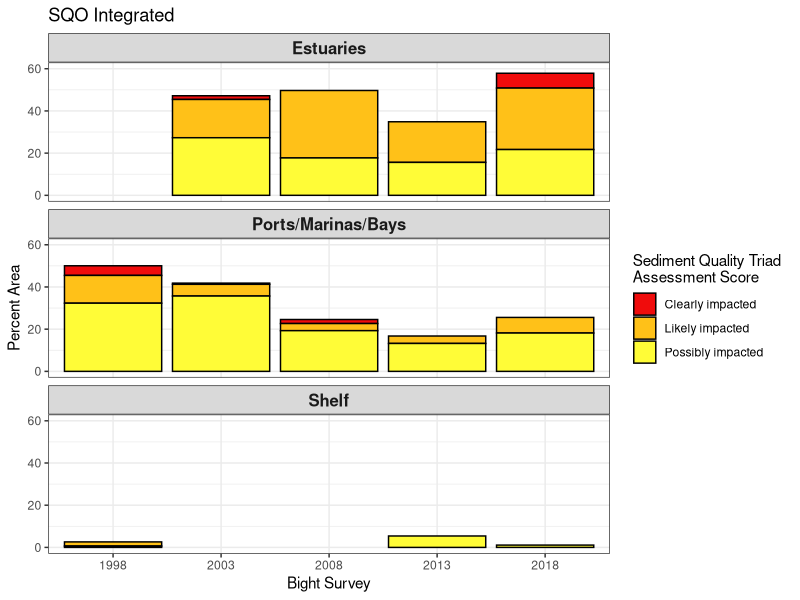
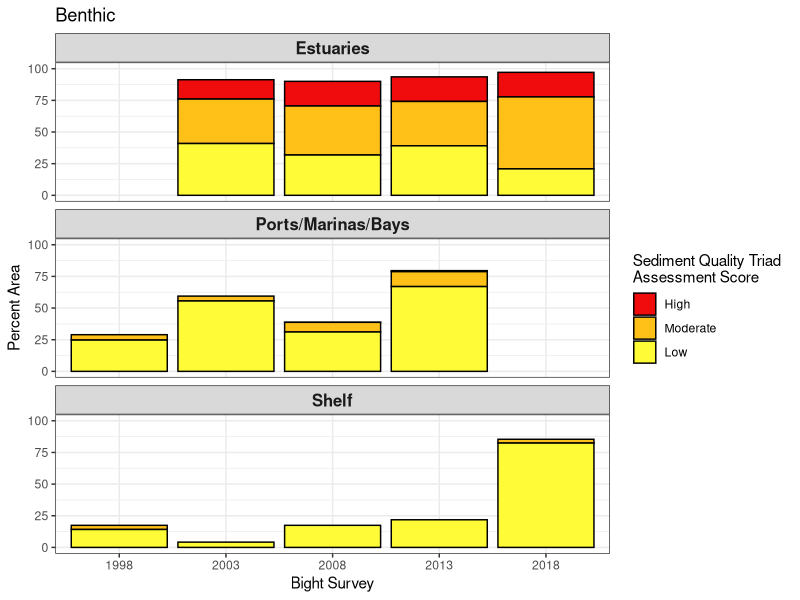
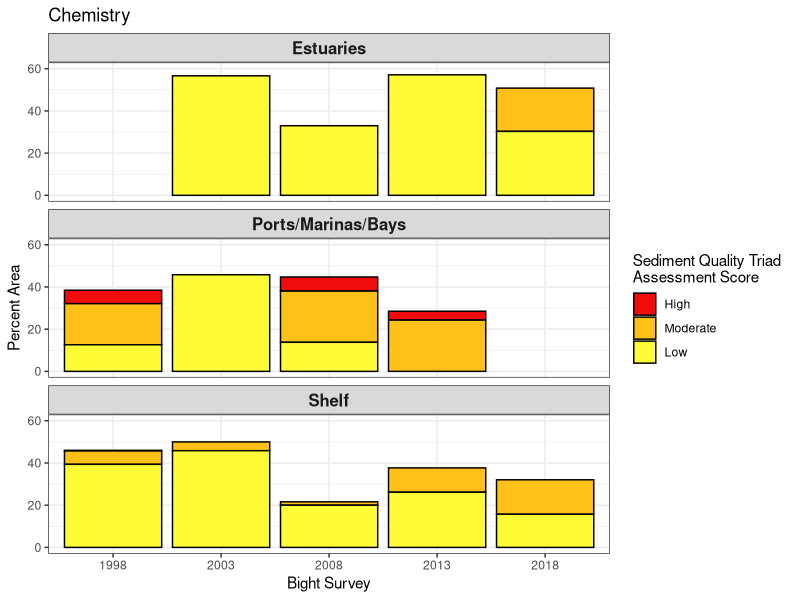
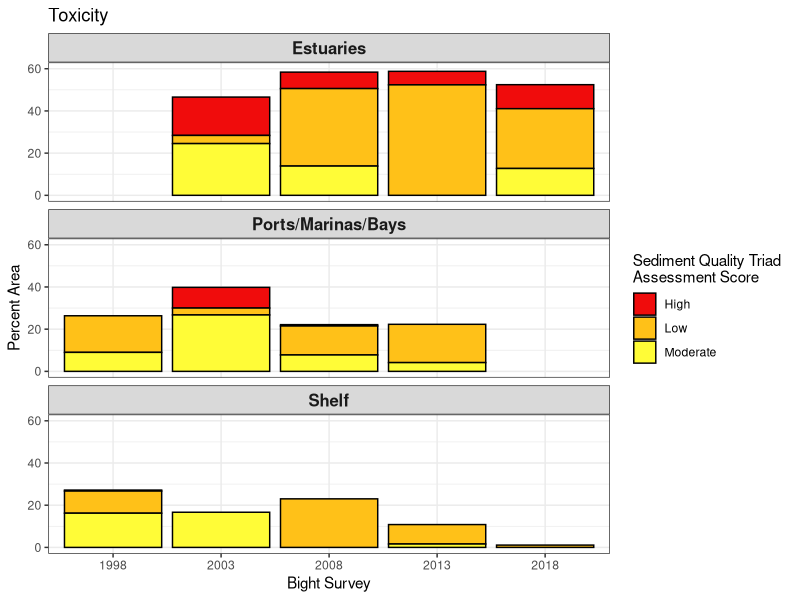

These charts were generated, in order, by the following R code:
library(tidyverse)

mloe_data <- read_csv("Bight_MLOE_98-18.csv", show_col_types = FALSE) %>%
    pivot_wider(names_from = "LOE",
        values_from = c("Score", "Category")) %>%
    select("StationID",
        "Survey",
        "Strata",
        "TrendStrata",
        "AreaWeight",
        "Category_Benthic",
        "Category_Chemistry",
        "Category_SQO Integrated",
        "Category_Toxicity") %>%
    rename(
        Benthic = Category_Benthic,
        Chemistry = Category_Chemistry,
        SQO_Integrated = "Category_SQO Integrated",
        Toxicity = Category_Toxicity) %>%
    filter(SQO_Integrated != "NA")


### Calculate the percent area for each strata
total_area_weight <- mloe_data %>%
    group_by(TrendStrata, Survey) %>%
    summarise(Total_Area_Weight = sum(AreaWeight)) %>%
    as_tibble()

mloe_data <- add_column(mloe_data, "Percent_Area_Weight" =
    rep(0, nrow(mloe_data)))

for (i in seq_len(nrow(mloe_data))) {
    total_area_weight_group <- total_area_weight %>%
        filter(TrendStrata == mloe_data[[i, "TrendStrata"]]) %>%
        filter(Survey == mloe_data[[i, "Survey"]])

    total_area_weight_group <- total_area_weight_group[[1, "Total_Area_Weight"]]

    mloe_data[i, "Percent_Area_Weight"] <- mloe_data[i, "AreaWeight"] /
        total_area_weight_group
}

### triad score plot
mloe_data_plot <- mloe_data %>%
    filter(TrendStrata == "Ports/Marinas/Bays" |
        TrendStrata == "Estuaries" |
        TrendStrata == "Shelf") %>%
    filter(SQO_Integrated == "Possibly impacted" |
        SQO_Integrated == "Likely impacted" |
        SQO_Integrated == "Clearly impacted") %>%
    mutate(Survey = as_factor(Survey)) %>%
    mutate(SQO_Integrated = factor(SQO_Integrated,
        levels = c("Clearly impacted",
            "Likely impacted",
            "Possibly impacted"))) %>%
    group_by(TrendStrata, SQO_Integrated, Survey) %>%
    summarise(Percent_Area = sum(Percent_Area_Weight) * 100)

ggplot(mloe_data_plot, aes(fill = SQO_Integrated,
        y = Percent_Area,
        x = Survey)) +
    geom_bar(position = "stack", stat = "identity", color = "black") +
    facet_wrap(vars(TrendStrata), ncol = 1) +
    ylim(0, 60) +
    scale_fill_manual(values = c("#f00c0c", "#ffc118", "#fffc37")) +
    xlab("Bight Survey") +
    ylab("Percent Area") +
    labs(fill = "Sediment Quality Triad \nAssessment Score") +
    ggtitle("SQO Integrated") +
    theme_bw() +
    theme(strip.text.x = element_text(size = 12, face = "bold"))


### benthic score plot
mloe_data_plot <- mloe_data %>%
    filter(TrendStrata == "Ports/Marinas/Bays" |
        TrendStrata == "Estuaries" |
        TrendStrata == "Shelf") %>%
    filter(Benthic == "High" |
        Benthic == "Moderate" |
        Benthic == "Low") %>%
    mutate(Survey = as_factor(Survey)) %>%
    mutate(Benthic = factor(Benthic,
        levels = c("High",
            "Moderate",
            "Low"))) %>%
    group_by(TrendStrata, Benthic, Survey) %>%
    summarise(Percent_Area = sum(Percent_Area_Weight) * 100)

ggplot(mloe_data_plot, aes(fill = Benthic,
        y = Percent_Area,
        x = Survey)) +
    geom_bar(position = "stack", stat = "identity", color = "black") +
    facet_wrap(vars(TrendStrata), ncol = 1) +
    ylim(0, 100) +
    scale_fill_manual(values = c("#f00c0c", "#ffc118", "#fffc37")) +
    xlab("Bight Survey") +
    ylab("Percent Area") +
    labs(fill = "Sediment Quality Triad \nAssessment Score") +
    ggtitle("Benthic") +
    theme_bw() +
    theme(strip.text.x = element_text(size = 12, face = "bold"))

### chemistry score plot
mloe_data_plot <- mloe_data %>%
    filter(TrendStrata == "Ports/Marinas/Bays" |
        TrendStrata == "Estuaries" |
        TrendStrata == "Shelf") %>%
    filter(Chemistry == "High" |
        Chemistry == "Moderate" |
        Chemistry == "Low") %>%
    mutate(Survey = as_factor(Survey)) %>%
    mutate(Chemistry = factor(Chemistry,
        levels = c("High",
            "Moderate",
            "Low"))) %>%
    group_by(TrendStrata, Chemistry, Survey) %>%
    summarise(Percent_Area = sum(Percent_Area_Weight) * 100)

ggplot(mloe_data_plot, aes(fill = Chemistry,
        y = Percent_Area,
        x = Survey)) +
    geom_bar(position = "stack", stat = "identity", color = "black") +
    facet_wrap(vars(TrendStrata), ncol = 1) +
    ylim(0, 60) +
    scale_fill_manual(values = c("#f00c0c", "#ffc118", "#fffc37")) +
    xlab("Bight Survey") +
    ylab("Percent Area") +
    labs(fill = "Sediment Quality Triad \nAssessment Score") +
    ggtitle("Chemistry") +
    theme_bw() +
    theme(strip.text.x = element_text(size = 12, face = "bold"))


### toxicity score plot
mloe_data_plot <- mloe_data %>%
    filter(TrendStrata == "Ports/Marinas/Bays" |
        TrendStrata == "Estuaries" |
        TrendStrata == "Shelf") %>%
    filter(Toxicity == "High" |
        Toxicity == "Moderate" |
        Toxicity == "Low") %>%
    mutate(Survey = as_factor(Survey)) %>%
    group_by(TrendStrata, Toxicity, Survey) %>%
    summarise(Percent_Area = sum(Percent_Area_Weight) * 100)

ggplot(mloe_data_plot, aes(fill = Toxicity,
        y = Percent_Area,
        x = Survey)) +
    geom_bar(position = "stack", stat = "identity", color = "black") +
    facet_wrap(vars(TrendStrata), ncol = 1) +
    ylim(0, 60) +
    scale_fill_manual(values = c("#f00c0c", "#ffc118", "#fffc37")) +
    xlab("Bight Survey") +
    ylab("Percent Area") +
    labs(fill = "Sediment Quality Triad \nAssessment Score") +
    ggtitle("Toxicity") +
    theme_bw() +
    theme(strip.text.x = element_text(size = 12, face = "bold"))
